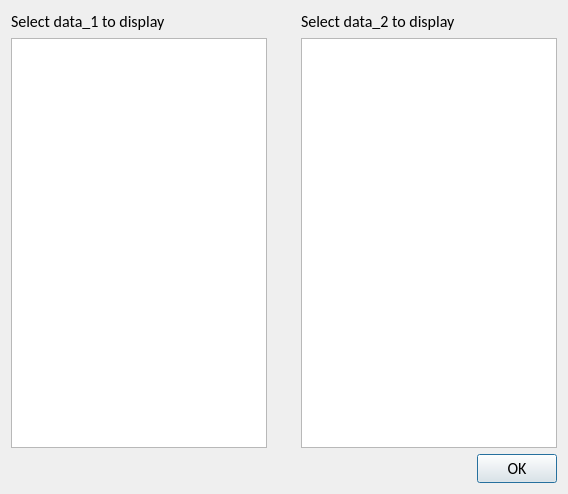
<?xml version="1.0" encoding="UTF-8"?>
<ui version="4.0">
 <class>DoubleSelectWin</class>
 <widget class="QDialog" name="DoubleSelectWin">
  <property name="geometry">
   <rect>
    <x>0</x>
    <y>0</y>
    <width>568</width>
    <height>494</height>
   </rect>
  </property>
  <property name="font">
   <font>
    <family>Calibri</family>
    <pointsize>12</pointsize>
   </font>
  </property>
  <property name="windowTitle">
   <string>Select Source and Receiver config files</string>
  </property>
  <layout class="QVBoxLayout" name="verticalLayout_3">
   <item>
    <layout class="QHBoxLayout" name="horizontalLayout_2">
     <item>
      <layout class="QVBoxLayout" name="verticalLayout">
       <item>
        <widget class="QLabel" name="label_left">
         <property name="font">
          <font>
           <family>Calibri</family>
           <pointsize>12</pointsize>
          </font>
         </property>
         <property name="text">
          <string>Select data_1 to display</string>
         </property>
        </widget>
       </item>
       <item>
        <widget class="QListWidget" name="listWidget_left"/>
       </item>
      </layout>
     </item>
     <item>
      <spacer name="horizontalSpacer">
       <property name="orientation">
        <enum>Qt::Horizontal</enum>
       </property>
       <property name="sizeHint" stdset="0">
        <size>
         <width>13</width>
         <height>382</height>
        </size>
       </property>
      </spacer>
     </item>
     <item>
      <layout class="QVBoxLayout" name="verticalLayout_2">
       <item>
        <widget class="QLabel" name="label_right">
         <property name="font">
          <font>
           <family>Calibri</family>
           <pointsize>12</pointsize>
          </font>
         </property>
         <property name="text">
          <string>Select data_2 to display</string>
         </property>
        </widget>
       </item>
       <item>
        <widget class="QListWidget" name="listWidget_right"/>
       </item>
      </layout>
     </item>
    </layout>
   </item>
   <item>
    <layout class="QHBoxLayout" name="horizontalLayout" stretch="1,0">
     <item>
      <spacer name="horizontalSpacer_2">
       <property name="orientation">
        <enum>Qt::Horizontal</enum>
       </property>
       <property name="sizeHint" stdset="0">
        <size>
         <width>40</width>
         <height>20</height>
        </size>
       </property>
      </spacer>
     </item>
     <item>
      <widget class="QPushButton" name="pushButton_ok">
       <property name="text">
        <string>OK</string>
       </property>
      </widget>
     </item>
    </layout>
   </item>
  </layout>
 </widget>
 <resources/>
 <connections/>
</ui>
